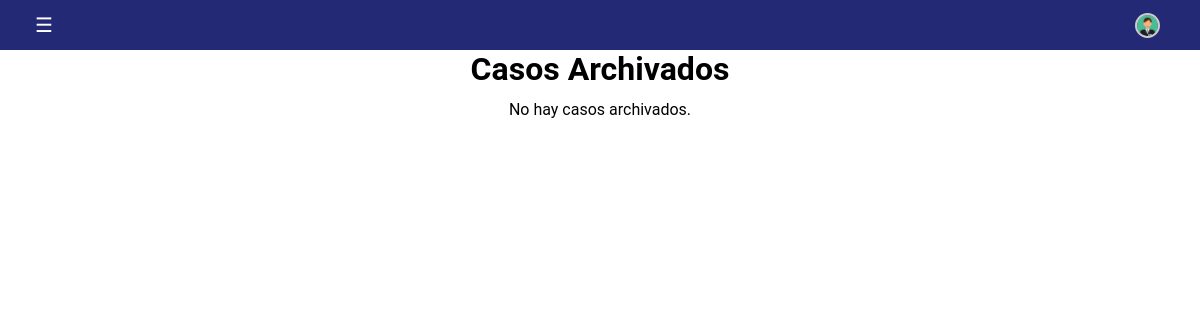
/Archivados/casos_archivados.php, run on an earlier commit of the app's database.
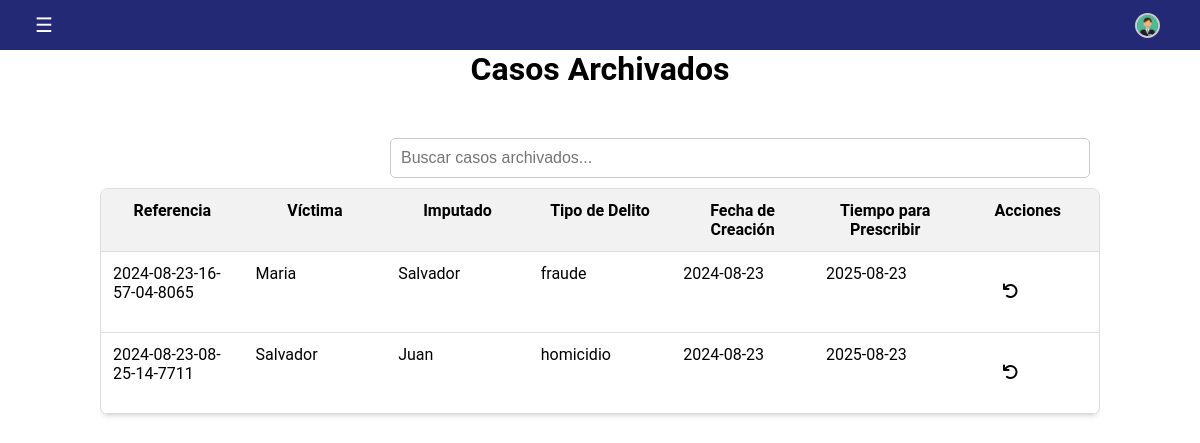
And on a later commit of the database.
### tables this page shows
CREATE TABLE `casos_archivados` (
  `id` int(11) NOT NULL,
  `referencia` varchar(255) NOT NULL,
  `victima` varchar(255) NOT NULL,
  `imputado` varchar(255) NOT NULL,
  `tipo_delito` varchar(255) NOT NULL,
  `archivos_documento` text DEFAULT NULL,
  `fecha_creacion` date NOT NULL,
  `fecha_expiracion` date DEFAULT NULL
);

### Archivados/casos_archivados.php (the view, shortened to what this page needs)
<!DOCTYPE html>
<html lang="es">
<head>
    <link rel="stylesheet" href="https://cdnjs.cloudflare.com/ajax/libs/font-awesome/6.0.0-beta3/css/all.min.css">
</head>
<body>
<header class="main-header">
    <label for="btn-nav" class="btn-nav">&#9776;</label>
    <a href="/Formularios/Perfil.php">
<div class="circle-container">
    <img class="circle-image" src="/Recursos/profile.png" alt="Tu imagen">
   </div>
  </a>
  </header>
  <center>
<h1>Casos Archivados</h1>
</center>
<?php
$servername = "localhost";
$username = "root";
$password = "";
$database = "legalcc";
$conn = new mysqli($servername, $username, $password, $database);
$sql = "SELECT referencia, victima, imputado, tipo_delito, fecha_creacion, fecha_expiracion, archivos_documento
        FROM casos_archivados
        ORDER BY fecha_creacion DESC";
$result = $conn->query($sql);
if ($result->num_rows > 0) {
  echo "<input type='text' id='buscador' class='table-search' placeholder='Buscar casos archivados...'>";
  echo "<div class='table-container'><table class='custom-table' id='tablaCasos'>
          <tr class='table-header'>
              <th class='table-cell'>Referencia</th>
              <th class='table-cell'>Víctima</th>
              <th class='table-cell'>Imputado</th>
              <th class='table-cell'>Tipo de Delito</th>
              <th class='table-cell'>Fecha de Creación</th>
              <th class='table-cell'>Tiempo para Prescribir</th>
              <th class='table-cell'>Acciones</th>
          </tr>";
  while($row = $result->fetch_assoc()) {
      echo "<tr class='table-row'>
      <td class='table-cell'>" . htmlspecialchars($row['referencia']) . "</td>
      <td class='table-cell'>" . htmlspecialchars($row['victima']) . "</td>
      <td class='table-cell'>" . htmlspecialchars($row['imputado']) . "</td>
      <td class='table-cell'>" . htmlspecialchars($row['tipo_delito']) . "</td>
      <td class='table-cell'>" . htmlspecialchars($row['fecha_creacion']) . "</td>
      <td class='table-cell'>" . htmlspecialchars($row['fecha_expiracion']) . "</td>
      <td class='table-cell'>
          <a href='#' onclick='mostrarPopupRestauracion(\"" . urlencode($row['referencia']) . "\")'>
              <button class='btn-restaurar'>
                  <i class='fas fa-undo'></i>
                  <span class='tooltiptext'>Restaurar Caso</span>
              </button>
          </a>
      </td>
    </tr>";
  }
  echo "</table></div>";
} else {
  echo "<div class='no-data' colspan='6'>No hay casos archivados.</div>";
}
?>
</body>
</html>

### Archivados/casos_archivados.php (style rules this page uses)
:root { --main-color: #242975; --accent-color: #2D6653; }
* { padding: 0; margin: 0; box-sizing: border-box; }
body { font-family: 'Roboto', sans-serif; overflow: hidden; }
.main-header { background: var(--main-color); width: 100%; height: 50px; display: flex; align-items: center; justify-content: space-between; padding: 0 20px; }
.btn-nav { color: #fff; font-size: 20px; cursor: pointer; padding: 10px 15px; transition: .2s ease; background: transparent; border: none; outline: none; }
.circle-container { width: 25px; height: 25px; border-radius: 50%; overflow: hidden; margin: 20px; border: 2px solid #ccc; }
.circle-image { width: 100%; height: auto; }
a { color: #007BFF; text-decoration: none; }
.table-container, .table-container2 { margin: 0 auto; max-width: 1000px; }
.table-container { height: 400px; margin-top: 10px; overflow-y: auto; }
.custom-table { display: flex; flex-direction: column; border: 1px solid #ddd; border-radius: 8px; overflow: hidden; font-size: 16px; box-shadow: 0 2px 4px rgba(0, 0, 0, 0.1); }
.table-header, .table-row { display: flex; }
.table-cell { flex: 1; padding: 12px; border-bottom: 1px solid #ddd; }
.table-header { font-weight: bold; background-color: #f2f2f2; }
.table-search { margin-left: 390px; padding: 10px; width: 700px; border: 1px solid #ccc; border-radius: 5px; font-size: 16px; transition: border-color 0.3s ease; margin-top: 50px; }
.btn-restaurar { background-color: #fff; border: none; color: black; padding: 15px 32px; text-align: center; text-decoration: none; display: inline-block; font-size: 16px; margin: 4px 2px; cursor: pointer; border-radius: 8px; transition: background-color 0.3s ease; font-family: Bahnschrift; background-color: white; color: black; border: none; border-radius: 5px; cursor: pointer; font-family: Arial, sans-serif; font-size: 16px; transition: background-color 0.3s, color 0.3s; position: relative }
.no-data { padding: 12px; text-align: center; }

What changed in the data, as far as the page shows it:
added casos_archivados: referencia "2024-08-23-16-57-04-8065", victima "Maria", imputado "Salvador", tipo_delito "fraude", fecha_creacion "2024-08-23", fecha_expiracion "2025-08-23"
added casos_archivados: referencia "2024-08-23-08-25-14-7711", victima "Salvador", imputado "Juan", tipo_delito "homicidio", fecha_creacion "2024-08-23", fecha_expiracion "2025-08-23"
Also different on the page:
text no longer shown: "No hay casos archivados."
text now shown: "Referencia Víctima Imputado Tipo de Delito Fecha de Creación Tiempo para Prescribir Acciones"
